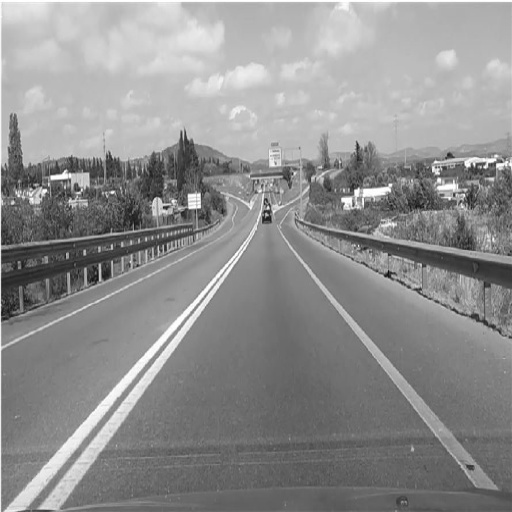
#> input picture w5/lane.jpg, 512 x 512 px
$ python hough_transform_circle.py
#> lines starting #> are read from the running program, lines starting #| are printed output that depends on the picture; after the words box and inside, x2 and y2 are one past the last pixel; in counts of white or black regions, pixels touching at a corner belong together
# Implement the Hough transform to detect circles.
import cv2
import numpy as np
import math # for math.floor
from matplotlib import pyplot as plt

# Read image
img = cv2.imread("lane.jpg", cv2.IMREAD_GRAYSCALE) # (512, 512)
#> img is the input picture: shape (512, 512); min 13, max 255, mean 143.3
(h, w) = img.shape[:2]
#> h = 512; w = 512
cv2.imshow("original", img)

# GaussianBlur
kernel_size = 7
img_blur = cv2.GaussianBlur(img,(kernel_size, kernel_size), 0)
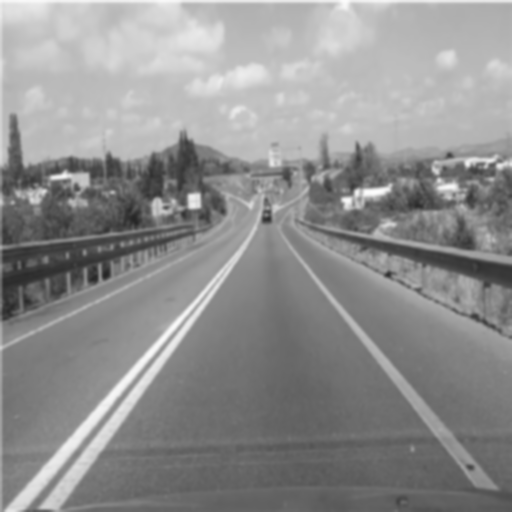
#> img_blur: shape (512, 512); min 37, max 252, mean 143.2
# cv2.imshow('gaussian_blur', img_blur)

# Canny edge detection
img_canny = cv2.Canny(img_blur, 30, 150)
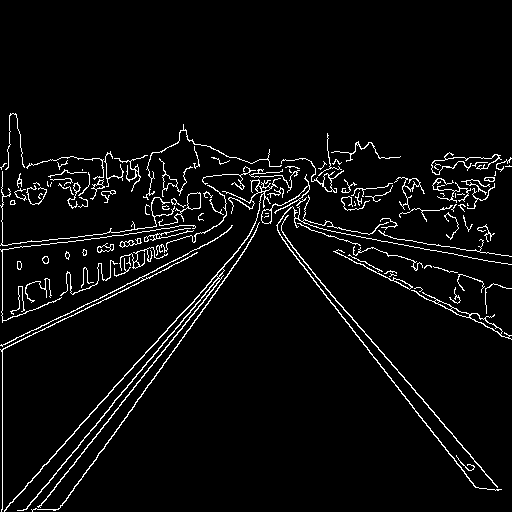
#> img_canny: shape (512, 512); 4.4% white in thin lines or dots, all inside (x1, y1, x2, y2) = (0, 113, 512, 512)
cv2.imshow('Canny', img_canny)

# Opencv2 Hough Transform

#
circles = cv2.HoughCircles(img_canny,cv2.HOUGH_GRADIENT,1,20,
                            param1=50,param2=30,minRadius=0,maxRadius=0)
#> circles = 284 rows, first 8: [248.5, 419.5, 245.7], [271.5, 441.5, 270.6], [278.5, 497.5, 277.4], [227.5, 388.5, 226.9], [289.5, 466.5, 288.9], [247.5, 455.5, 246.9], [269.5, 463.5, 266.9], [272.5, 397.5, 271.9]

circles = np.uint16(np.around(circles))
#> circles = 284 rows, first 8: [248, 420, 246], [272, 442, 271], [278, 498, 277], [228, 388, 227], [290, 466, 289], [248, 456, 247], [270, 464, 267], [272, 398, 272]
img_out = cv2.cvtColor(img,cv2.COLOR_GRAY2BGR)
for i in circles[0,:]:
    # draw the outer circle
    cv2.circle(img_out,(i[0],i[1]),i[2],(0,255,0),2)
    # draw the center of the circle
    cv2.circle(img_out,(i[0],i[1]),2,(0,0,255),3)
#> this loop made 284 passes
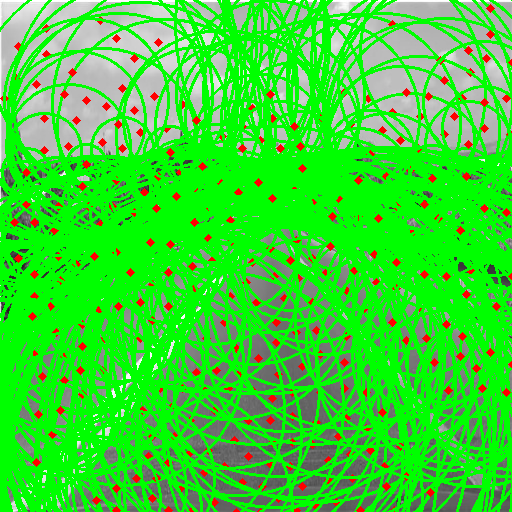
#> img_out: shape (512, 512, 3); mean B, G, R 50.1, 214.4, 57.8
cv2.imshow('detected circles',img_out)


# Keep plot alive
cv2.waitKey(0)
